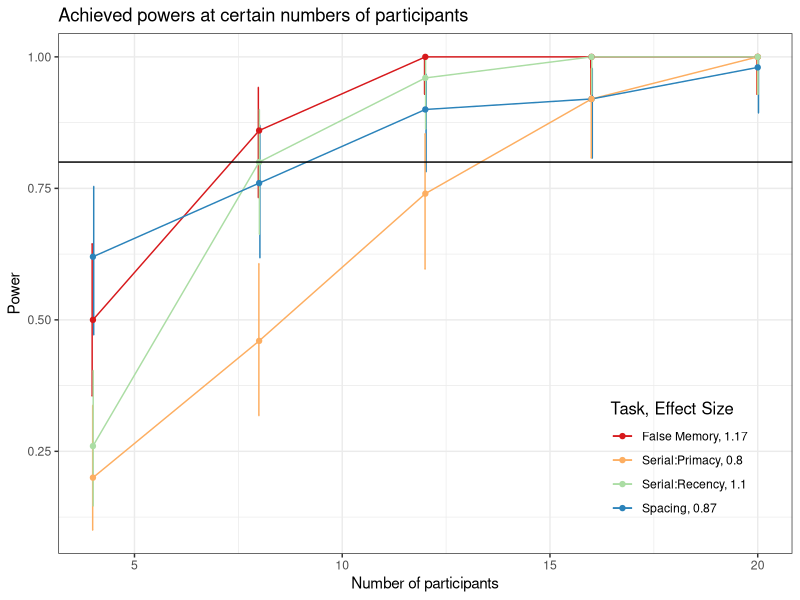

Write the R code that produced this figure.
library(tidyverse)

memory_pc_df <- read.csv(file = "Memory_exps_PC.csv")
theme_set(theme_bw())

memory_pc <- memory_pc_df %>% ggplot(aes(x=nlevels, y=mean, group=paste0(Task,", ",round(delta,2)), color = paste0(Task,", ",round(delta,2)))) + 
    geom_errorbar(aes(ymin=lower, ymax=upper), width=.1, 
                  position=position_dodge(0.05)) +
    geom_line() +
    geom_point() +
    labs(title="Achieved powers at certain numbers of participants",
         x="Number of participants", y = "Power",
         color = "Task, Effect Size",
         line = "Task, Effect Size") +
    geom_hline(yintercept = 0.8) + 
    scale_color_brewer(type = 'div', palette="Spectral") + 
    theme(legend.title = element_text(size=12),
          legend.justification=c(1,0), 
          legend.position=c(0.95, 0.05),  
          legend.background = element_blank(),
          legend.key = element_blank())

